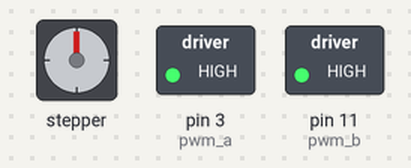
Recording of a sketch running on a simulated Arduino Uno, built with avr-gcc and run on an emulated ATmega328P. Parts: stepper motor, switched loads named in the sketch (green lamp = pin HIGH). Stepper angles assume 200 steps per turn.

Above: at 0.05 s.
At 1.3 s:
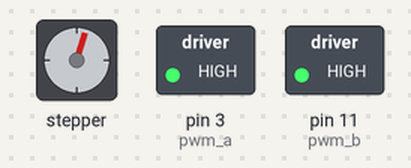
Timing chart, 0 to 6.0 s (numbered marks = the images above):
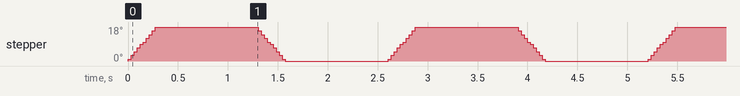

Measured:
- by itself, stepper: repeats every 2.6 s: 3° 0.03 s, 5° 0.03 s, 7° 0.03 s, 9° 0.03 s, 10° 0.03 s, 12° 0.03 s, 14° 0.03 s, 16° 0.03 s, 18° 1.0 s, 16° 0.03 s, 14° 0.03 s, 12° 0.03 s, 10° 0.03 s, 9° 0.03 s, 7° 0.03 s, 5° 0.03 s, 3° 0.03 s, 1° 0.03 s, 0° 1.0 s, 1° 0.03 s

The sketch:

stepper.ino
```cpp
/*
This sketch controls a bipolar stepper motor,
stepping ten times in the forward direction and
ten times in the reverse direction.
The steps/revolution is set to 200 (1.8 deg/step)
and the speed is set to 10 RPM.
 */

#include <Stepper.h>

// Set the pin numbers
int pwm_a = 3;
int pwm_b = 11;
int dir_a = 12;
int dir_b = 13;

// Create a stepper object
Stepper s = Stepper(200, dir_a, dir_b);

void setup() {

  // Set speed to 10 revs/min
  s.setSpeed(10);

  // Make sure the two H Bridges are always on
  pinMode(pwm_a, OUTPUT);
  pinMode(pwm_b, OUTPUT);
  digitalWrite(pwm_a, HIGH);
  digitalWrite(pwm_b, HIGH);
}

void loop() {

  // Ten steps in the forward direction
  s.step(10);
  delay(1000);

  // Ten steps in the reverse direction
  s.step(-10);
  delay(1000);
}
```
